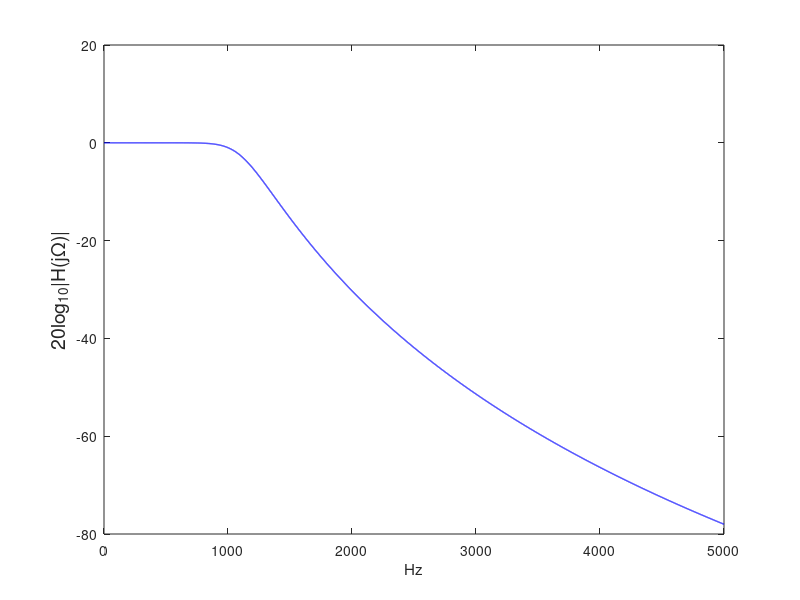

Write the MATLAB code that produced this figure. (Note: this script raises an error after producing the figure.)
clc;
clear all;
fp = 1000;  %1kHz
fstop = 3000;% 3kHz
wp = 2*pi*fp;% rad/s 通带截止频率
ws = 2*pi*fstop;% rad/s 阻带截止频率
Rp = 1; %通带波纹
As = 50;%阻带最小衰减
%设计BW滤波器
[N,wc] = buttord(wp,ws,Rp,As,'s');
[num,den] = butter(N,wc,'s');%H(s)分子分母系数
w = linspace(0,2*pi*5000,5000);
H = freqs(num,den,w);%计算滤波器的频率响应
plot(w/(2*pi),20*log10(abs(H)+eps),'LineWidth',1,'color','b');
xlabel('Hz');
ylabel('20log_1_0|H(j\Omega)|','FontSize',14);

%计算Rp 和As
w = [wp ws];
H = freqs(num,den,w);
fprintf('Rp = %.4f\n',-20*log10(abs(H(1))));
fprintf('As = %.4f\n',-20*log10(abs(H(2))));
N
figure(2);
pzmap(num,den);
